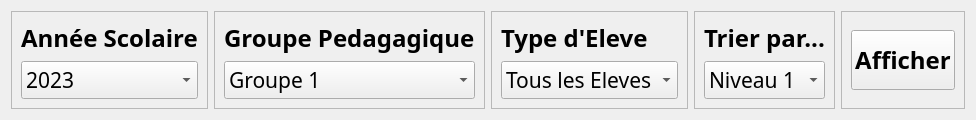
                             <widget class="QWidget" name="listeHeader" native="true">
                              <layout class="QHBoxLayout" name="horizontalLayout_29">
                               <item>
                                <widget class="QFrame" name="frame_19">
                                 <property name="frameShape">
                                  <enum>QFrame::StyledPanel</enum>
                                 </property>
                                 <property name="frameShadow">
                                  <enum>QFrame::Raised</enum>
                                 </property>
                                 <layout class="QVBoxLayout" name="verticalLayout_45">
                                  <item alignment="Qt::AlignTop">
                                   <widget class="QLabel" name="listeAnneeScolaire">
                                    <property name="font">
                                     <font>
                                      <family>Century Gothic</family>
                                      <pointsize>18</pointsize>
                                      <weight>75</weight>
                                      <bold>true</bold>
                                     </font>
                                    </property>
                                    <property name="text">
                                     <string>Année Scolaire</string>
                                    </property>
                                   </widget>
                                  </item>
                                  <item>
                                   <widget class="QComboBox" name="comboListeAnneeScolaire">
                                    <property name="font">
                                     <font>
                                      <family>Century Gothic</family>
                                      <pointsize>16</pointsize>
                                     </font>
                                    </property>
                                    <item>
                                     <property name="text">
                                      <string>2023</string>
                                     </property>
                                    </item>
                                    <item>
                                     <property name="text">
                                      <string>2022</string>
                                     </property>
                                    </item>
                                    <item>
                                     <property name="text">
                                      <string>2021</string>
                                     </property>
                                    </item>
                                    <item>
                                     <property name="text">
                                      <string>2024</string>
                                     </property>
                                    </item>
                                   </widget>
                                  </item>
                                 </layout>
                                </widget>
                               </item>
                               <item>
                                <widget class="QFrame" name="frame_18">
                                 <property name="frameShape">
                                  <enum>QFrame::StyledPanel</enum>
                                 </property>
                                 <property name="frameShadow">
                                  <enum>QFrame::Raised</enum>
                                 </property>
                                 <layout class="QVBoxLayout" name="verticalLayout_44">
                                  <item alignment="Qt::AlignTop">
                                   <widget class="QLabel" name="listeGroupePedag">
                                    <property name="font">
                                     <font>
                                      <family>Century Gothic</family>
                                      <pointsize>18</pointsize>
                                      <weight>75</weight>
                                      <bold>true</bold>
                                     </font>
                                    </property>
                                    <property name="text">
                                     <string>Groupe Pedagagique</string>
                                    </property>
                                   </widget>
                                  </item>
                                  <item>
                                   <widget class="QComboBox" name="comboListeGroupePedag">
                                    <property name="font">
                                     <font>
                                      <family>Century Gothic</family>
                                      <pointsize>16</pointsize>
                                     </font>
                                    </property>
                                    <item>
                                     <property name="text">
                                      <string>Groupe 1</string>
                                     </property>
                                    </item>
                                    <item>
                                     <property name="text">
                                      <string>Groupe 2</string>
                                     </property>
                                    </item>
                                    <item>
                                     <property name="text">
                                      <string>Groupe 3</string>
                                     </property>
                                    </item>
                                    <item>
                                     <property name="text">
                                      <string>Groupe 4</string>
                                     </property>
                                    </item>
                                    <item>
                                     <property name="text">
                                      <string>Tous les groupes</string>
                                     </property>
                                    </item>
                                   </widget>
                                  </item>
                                 </layout>
                                </widget>
                               </item>
                               <item>
                                <widget class="QFrame" name="frame_17">
                                 <property name="frameShape">
                                  <enum>QFrame::StyledPanel</enum>
                                 </property>
                                 <property name="frameShadow">
                                  <enum>QFrame::Raised</enum>
                                 </property>
                                 <layout class="QVBoxLayout" name="verticalLayout_43">
                                  <item alignment="Qt::AlignTop">
                                   <widget class="QLabel" name="listeTypeEleve">
                                    <property name="font">
                                     <font>
                                      <family>Century Gothic</family>
                                      <pointsize>18</pointsize>
                                      <weight>75</weight>
                                      <bold>true</bold>
                                     </font>
                                    </property>
                                    <property name="text">
                                     <string>Type d'Eleve</string>
                                    </property>
                                   </widget>
                                  </item>
                                  <item>
                                   <widget class="QComboBox" name="comboTypeEleve">
                                    <property name="font">
                                     <font>
                                      <family>Century Gothic</family>
                                      <pointsize>16</pointsize>
                                     </font>
                                    </property>
                                    <item>
                                     <property name="text">
                                      <string>Tous les Eleves</string>
                                     </property>
                                    </item>
                                    <item>
                                     <property name="text">
                                      <string>Externat</string>
                                     </property>
                                    </item>
                                    <item>
                                     <property name="text">
                                      <string>En ligne</string>
                                     </property>
                                    </item>
                                   </widget>
                                  </item>
                                 </layout>
                                </widget>
                               </item>
                               <item>
                                <widget class="QFrame" name="frame_20">
                                 <property name="frameShape">
                                  <enum>QFrame::StyledPanel</enum>
                                 </property>
                                 <property name="frameShadow">
                                  <enum>QFrame::Raised</enum>
                                 </property>
                                 <layout class="QVBoxLayout" name="verticalLayout_46">
                                  <item alignment="Qt::AlignTop">
                                   <widget class="QLabel" name="listeTrierPar">
                                    <property name="font">
                                     <font>
                                      <family>Century Gothic</family>
                                      <pointsize>18</pointsize>
                                      <weight>75</weight>
                                      <bold>true</bold>
                                     </font>
                                    </property>
                                    <property name="text">
                                     <string>Trier par...</string>
                                    </property>
                                   </widget>
                                  </item>
                                  <item>
                                   <widget class="QComboBox" name="comboTrierPar">
                                    <property name="font">
                                     <font>
                                      <family>Century Gothic</family>
                                      <pointsize>16</pointsize>
                                     </font>
                                    </property>
                                    <item>
                                     <property name="text">
                                      <string>Niveau 1</string>
                                     </property>
                                    </item>
                                    <item>
                                     <property name="text">
                                      <string>Niveau 2</string>
                                     </property>
                                    </item>
                                    <item>
                                     <property name="text">
                                      <string>Niveau 3</string>
                                     </property>
                                    </item>
                                    <item>
                                     <property name="text">
                                      <string>Niveau4</string>
                                     </property>
                                    </item>
                                   </widget>
                                  </item>
                                 </layout>
                                </widget>
                               </item>
                               <item>
                                <widget class="QFrame" name="frame_21">
                                 <property name="frameShape">
                                  <enum>QFrame::StyledPanel</enum>
                                 </property>
                                 <property name="frameShadow">
                                  <enum>QFrame::Raised</enum>
                                 </property>
                                 <layout class="QVBoxLayout" name="verticalLayout_47">
                                  <item>
                                   <widget class="QPushButton" name="parametreAffichageListe">
                                    <property name="maximumSize">
                                     <size>
                                      <width>16777215</width>
                                      <height>60</height>
                                     </size>
                                    </property>
                                    <property name="font">
                                     <font>
                                      <family>Century Gothic</family>
                                      <pointsize>18</pointsize>
                                      <weight>75</weight>
                                      <bold>true</bold>
                                     </font>
                                    </property>
                                    <property name="cursor">
                                     <cursorShape>PointingHandCursor</cursorShape>
                                    </property>
                                    <property name="text">
                                     <string>Afficher</string>
                                    </property>
                                    <property name="icon">
                                     <iconset resource="../QSS/QSS_Resources.qrc">
                                      <normaloff>:/newPrefix/Icons/eye.png</normaloff>:/newPrefix/Icons/eye.png</iconset>
                                    </property>
                                    <property name="iconSize">
                                     <size>
                                      <width>32</width>
                                      <height>32</height>
                                     </size>
                                    </property>
                                   </widget>
                                  </item>
                                 </layout>
                                </widget>
                               </item>
                              </layout>
                             </widget>
